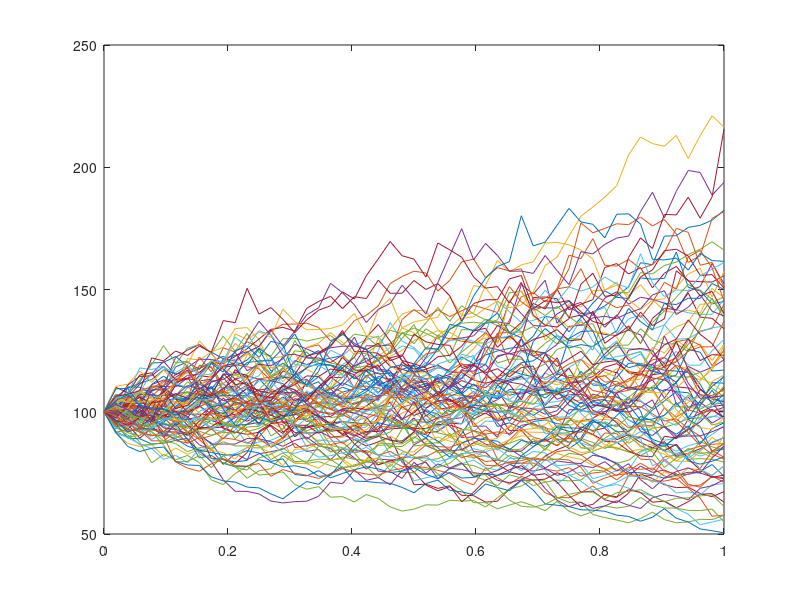

Write the MATLAB code that produced this figure.
clear all; close all;

M = 100; mu = 0.15;
sigma = 0.3; dt = 1/52;
S_0 = 100; t = 0:dt:1;
n = size(t); x = randn(M, n(2)-1);
y = [S_0*ones(M,1), (mu*dt+1)+sigma*sqrt(dt)*x];
y = cumprod(y,2);
plot(t,y)